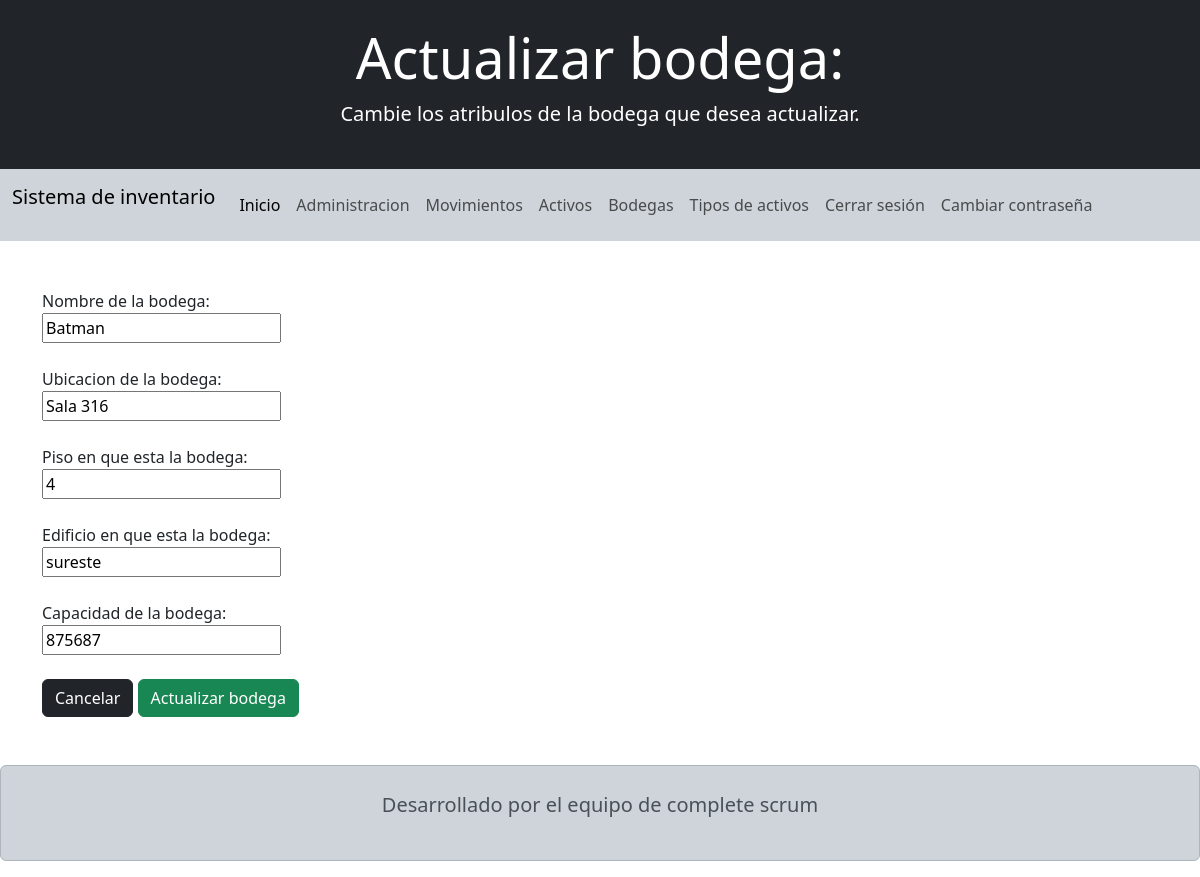
Page /actualizar-bodega/1/ (signed in) on the earlier database version.
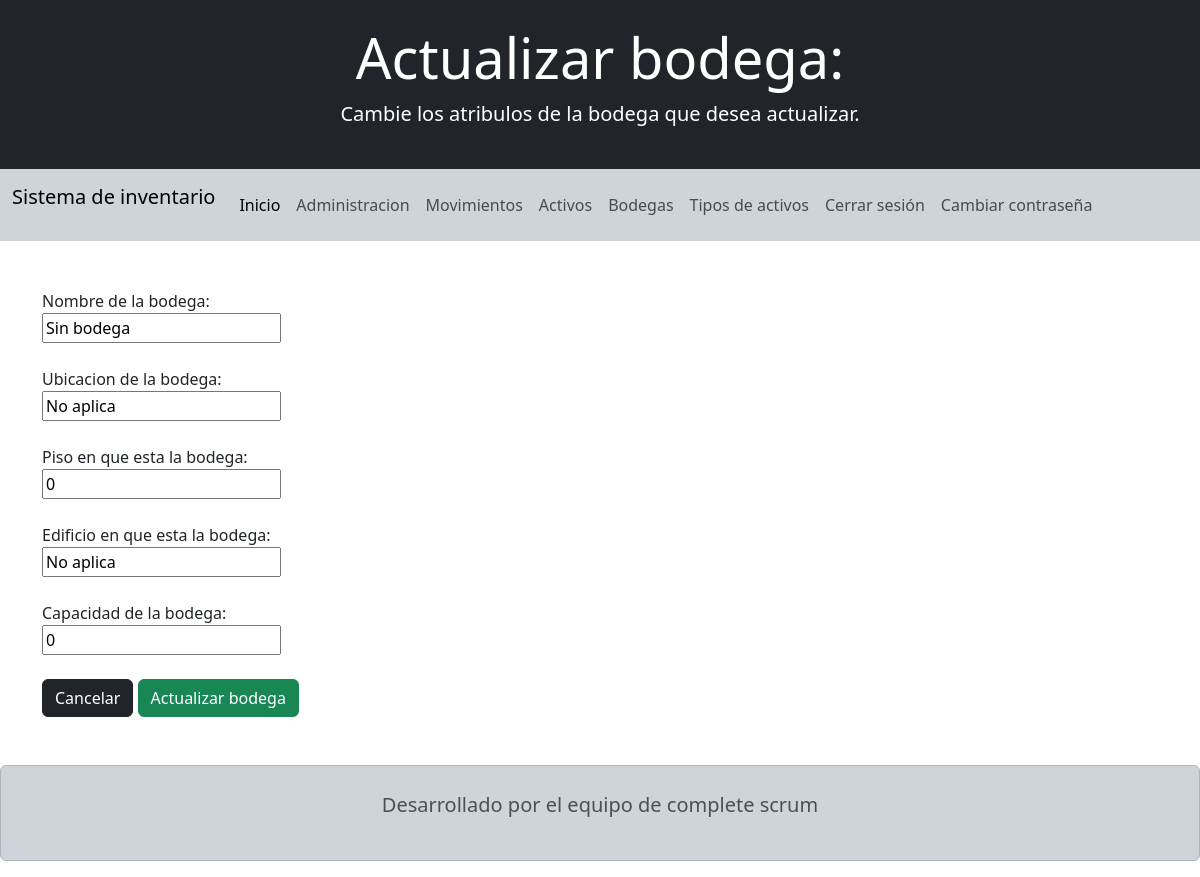
Same page on the later database version.
### appProject/models.py (models this page shows, shortened)
class Bodega(models.Model):
    nombre =    models.CharField           (blank=False, null=False, max_length=50)
    ubicacion = models.CharField           (blank=False, null=False, max_length=50)
    piso =      models.IntegerField        (blank=False, null=False)
    edificio =  models.CharField           (blank=False, null=False, max_length=50)
    capacidad = models.PositiveIntegerField(blank=False, null=False)

### appProject/views.py (the view, shortened to what this page needs)
# urls.py: path('actualizar-bodega/<int:id>/', views.edit_bodega, name='edit_bodega'),
@login_required
def edit_bodega(req, id):
    bodega = Bodega.objects.get(id=id)
    form = FormBodega(instance=bodega)
    data = {'form': form, 'accion': 'Actualizar', 'descripcion': 'Cambie los atribulos de la bodega que desea actualizar.'}
    return render(req, 'bodega/add_bodega.html', data)

### appProject/forms.py
class FormBodega(forms.ModelForm):
    class Meta:
        model = Bodega
        fields = '__all__'

### templates/bodega/add_bodega.html (shortened to what this page needs)
<!doctype html>
<html lang="es">
<head>
  <link href="https://cdn.jsdelivr.net/npm/bootstrap@5.3.2/dist/css/bootstrap.min.css" rel="stylesheet"
>
  <link rel="stylesheet" href="https://cdn.jsdelivr.net/npm/bootstrap-icons@1.11.2/font/bootstrap-icons.min.css">
</head>
<body>
    <header>
        <div class="bg-dark text-white py-4 text-center">
            <h1 class="display-4">{{accion}} bodega:</h1>
            <p class="lead">{{descripcion}}</p>
        </div>
        <nav class="navbar navbar-expand-lg bg-body-tertiary  bg-dark-subtle">
            <div class="container-fluid">
                <p class="navbar-brand">Sistema de inventario</p>
                <div class="collapse navbar-collapse" id="navbarNav">
                    <ul class="navbar-nav">
                        <li class="nav-item">
                            <a class="nav-link active" aria-current="page" href="{% url 'inicio' %}">Inicio</a>
                        </li>
                        <li class="nav-item">
                            <a class="nav-link" href="/admin/">Administracion</a>
                        </li>
                        <li class="nav-item">
                            <a class="nav-link" href="{% url 'read_movimiento' %}" >Movimientos</a>
                        </li>
                        <li class="nav-item">
                            <a class="nav-link" href="{% url 'read_activo' %}">Activos</a>
                        </li>
                        <li class="nav-item">
                            <a class="nav-link" href="{% url 'read_bodega' %}">Bodegas</a>
                        </li>
                        <li class="nav-item">
                            <a class="nav-link" href="{% url 'read_tipo_activo' %}">Tipos de activos</a>
                        </li>
                        <li class="nav-item">
                            <a class="nav-link" href="{% url 'singout' %}">Cerrar sesión</i></a>
                        </li>
                        <li class="nav-item">
                            <a class="nav-link" href="{% url 'edit_password' %}">Cambiar contraseña</i></a>
                        </li>
                    </ul>
                </div>
            </div>
        </nav>
    </header>
    <br><br>
    <main>
        <div class="container">
            {% block content %}
            <form method="POST">
                <label for="{{ form.nombre.id_for_label }}">Nombre de la bodega:</label>
                <div class="form-group">
                    {{ form.nombre }}
                </div>
                <br>
                <label for="{{ form.ubicacion.id_for_label }}">Ubicacion de la bodega:</label>
                <div class="form-group">
                    {{ form.ubicacion }}
                </div>
                <br>
                <label for="{{ form.piso.id_for_label }}">Piso en que esta la bodega:</label>
                <div class="form-group">
                    {{ form.piso }}
                </div>
                <br>
                <label for="{{ form.edificio.id_for_label }}">Edificio en que esta la bodega:</label>
                <div class="form-group">
                    {{ form.edificio }}
                </div>
                <br>
                <label for="{{ form.capacidad.id_for_label }}">Capacidad de la bodega:</label>
                <div class="form-group">
                    {{ form.capacidad }}
                </div>
                <br>
                <a href="{% url 'read_bodega' %}" class="btn btn-dark">Cancelar</a>
                <button type="submit" class="btn btn-success">{{accion}} bodega</button>
            </form>
            {% endblock %}
        </div>
    </main>
    <footer>
        <div class="alert alert-dark text-center py-4 mt-5">
            <p class="lead">Desarrollado por el equipo de complete scrum</p>
        </div>
    </footer>
</body>
</html>

Differences in the rows shown:
changed Bodega: nombre "Batman" → "Sin bodega"; ubicacion "Sala 316" → "No aplica"; piso "4" → "0"; edificio "sureste" → "No aplica"; capacidad "875687" → "0"
